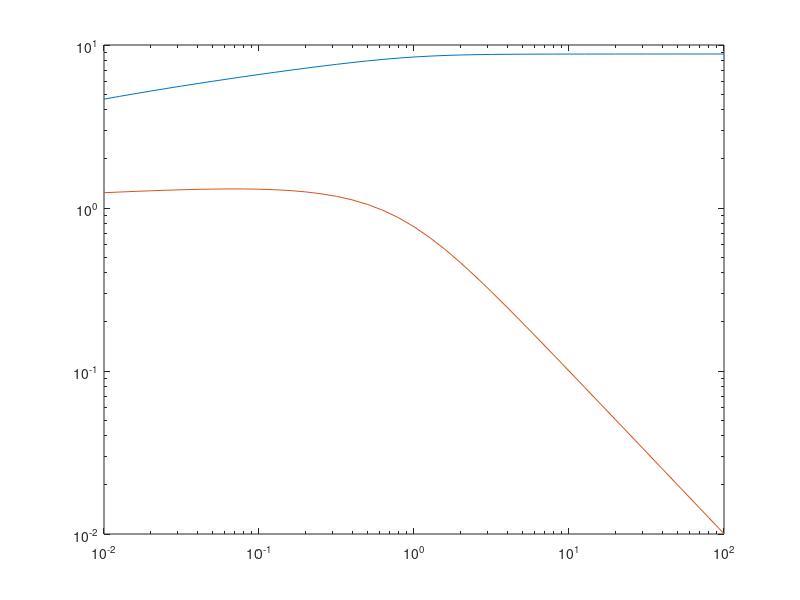

Recreate this plot in MATLAB.
omega=[1:10 10:5:100 100:10:200 200:50:300];
lambda=1.2;
eta=0.03;
x=1.05;
wc=100;
%Gprima
gp=lambda^2*omega.^(x-1).*exp(-omega.^2/wc^2);
%Gprimaprima
gpp=eta*omega+lambda*omega.^(x-1).*exp(-omega.^2/wc^2);
%figure
%loglog(omega,gp,omega,gpp)
%xlabel('\omega')
%ylabel('G')
%legend('G''','G"')

x=1.05
tau0=1/wc;
tau0=1;
a=0;
b=0;
N=1e6;
omega=10.^[-2:.1:2];
Z=1
for i=1:length(omega)
  w=omega(i);
  %u=[tau0*w:Du:10000*tau0*w];
  u=linspace(tau0*w,100000*tau0*w,N);
  Du=(max(u)-min(u))/N;
int1=Du*sum(u.^(2-x)./(1+u.^2));
int2=Du*sum(u.^(1-x)./(1+u.^2));
a(i)=int1*w^(x-1)/Z;
b(i)=int2*w^(x-1)/Z;
%a(i)=int
end
%a=a/a(1);
%figure
loglog(omega,a,omega,b)
%loglog(omega,a)
ratio_at_w0_num=b(1)/a(1)
ratio_at_w0_teor=pi/2*(x-1)
